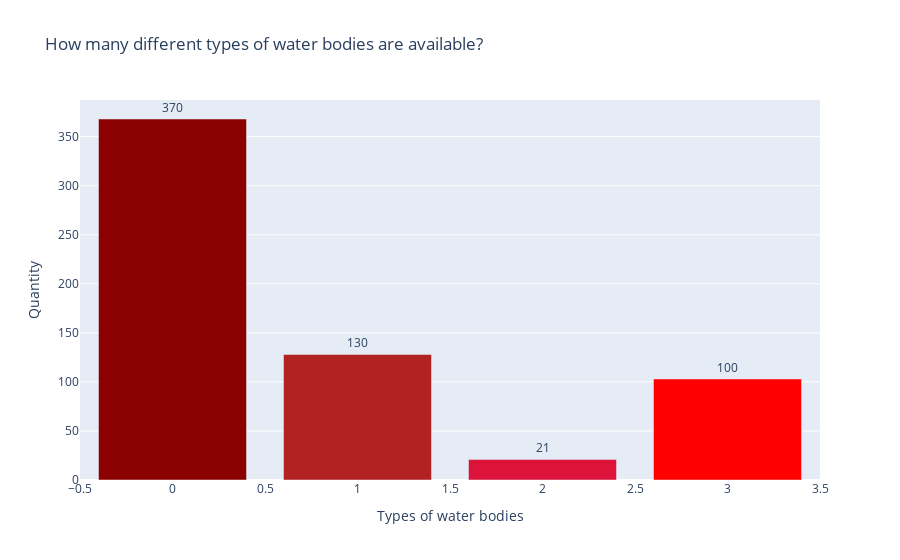

Here is the notebook cell this chart was saved with:
### Markdown cell above
> - Finally, **I drew a bar chart** to better visualize how many different types of water bodies are available in the given dataset.

### Code cell
fig = go.Figure(data=[go.Bar(
    x = top_10_wb_type.index,
    y = top_10_wb_type['Counts of Types of Water Bodies'],
    text = top_10_wb_type['Counts of Types of Water Bodies'],
    textposition='auto',
    marker_color=colors_10
)])
fig.update_traces(texttemplate='%{text:.2s}', textposition='outside')
fig.update_layout(title_text= 'How many different types of water bodies are available?',
                  uniformtext_minsize=8, uniformtext_mode='hide',
                  yaxis=dict(
                  title='Quantity',
                  titlefont_size=14),
                  xaxis=dict(
                  title='Types of water bodies',
                  titlefont_size=14))

### Figure 1 — Plotly figure (JSON) as saved in the notebook; plotly's stock layout.template omitted (floating-point values rounded to 4 significant figures)
{"data": [{"marker": {"color": ["DarkRed", "FireBrick", "Red", "Crimson", "IndianRed", "slategray", "gray", "dimgrey", "DarkSlateGrey", "black"]}, "text": [368, 128, 103, 21], "textposition": "outside", "texttemplate": "%{text:.2s}", "type": "bar", "x": [0, 1, 3, 2], "y": [368, 128, 103, 21]}], "layout": {"title": {"text": "How many different types of water bodies are available?"}, "uniformtext": {"minsize": 8, "mode": "hide"}, "xaxis": {"title": {"font": {"size": 14}, "text": "Types of water bodies"}}, "yaxis": {"title": {"font": {"size": 14}, "text": "Quantity"}}}}
